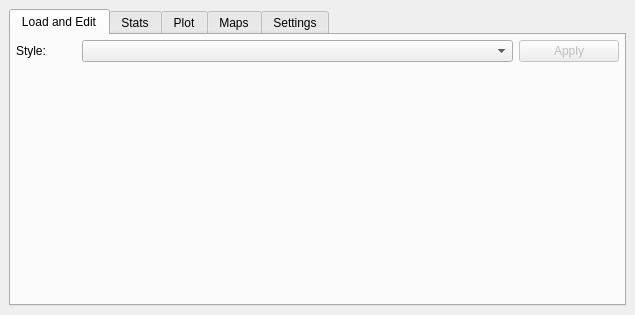
<?xml version="1.0" encoding="UTF-8"?>
<ui version="4.0">
 <class>RadiationToolboxDockWidgetBase</class>
 <widget class="QDockWidget" name="RadiationToolboxDockWidgetBase">
  <property name="geometry">
   <rect>
    <x>0</x>
    <y>0</y>
    <width>635</width>
    <height>315</height>
   </rect>
  </property>
  <property name="minimumSize">
   <size>
    <width>300</width>
    <height>244</height>
   </size>
  </property>
  <property name="maximumSize">
   <size>
    <width>524287</width>
    <height>500</height>
   </size>
  </property>
  <property name="windowTitle">
   <string>Radiation Toolbox (DEV)</string>
  </property>
  <widget class="QWidget" name="dockWidgetContents">
   <layout class="QGridLayout" name="gridLayout">
    <property name="margin">
     <number>9</number>
    </property>
    <item row="1" column="0">
     <widget class="QTabWidget" name="tabWidget">
      <property name="sizePolicy">
       <sizepolicy hsizetype="Expanding" vsizetype="Expanding">
        <horstretch>0</horstretch>
        <verstretch>1</verstretch>
       </sizepolicy>
      </property>
      <property name="currentIndex">
       <number>0</number>
      </property>
      <widget class="QWidget" name="tabLoadEdit">
       <attribute name="title">
        <string>Load and Edit</string>
       </attribute>
       <layout class="QGridLayout" name="gridLayout_2">
        <property name="margin">
         <number>5</number>
        </property>
        <item row="1" column="0">
         <widget class="QLabel" name="styleLabel">
          <property name="maximumSize">
           <size>
            <width>60</width>
            <height>16777215</height>
           </size>
          </property>
          <property name="text">
           <string>Style:</string>
          </property>
         </widget>
        </item>
        <item row="1" column="1">
         <widget class="QComboBox" name="styleBox"/>
        </item>
        <item row="1" column="2">
         <widget class="QPushButton" name="styleButton">
          <property name="enabled">
           <bool>false</bool>
          </property>
          <property name="maximumSize">
           <size>
            <width>100</width>
            <height>16777215</height>
           </size>
          </property>
          <property name="text">
           <string>Apply</string>
          </property>
         </widget>
        </item>
        <item row="0" column="0" colspan="3">
         <layout class="QVBoxLayout" name="toolbarLayout"/>
        </item>
        <item row="2" column="1">
         <spacer name="verticalSpacer">
          <property name="orientation">
           <enum>Qt::Vertical</enum>
          </property>
          <property name="sizeHint" stdset="0">
           <size>
            <width>20</width>
            <height>40</height>
           </size>
          </property>
         </spacer>
        </item>
       </layout>
      </widget>
      <widget class="QWidget" name="tabStats">
       <attribute name="title">
        <string>Stats</string>
       </attribute>
       <layout class="QGridLayout" name="gridLayout_3">
        <property name="margin">
         <number>5</number>
        </property>
        <item row="0" column="0">
         <widget class="QGroupBox" name="groupStats">
          <property name="font">
           <font>
            <weight>50</weight>
            <bold>false</bold>
            <strikeout>false</strikeout>
            <kerning>true</kerning>
           </font>
          </property>
          <property name="styleSheet">
           <string notr="true">QGroupBox {
    border: 1px solid gray;
    border-radius: 3px;
    margin-top: 0.5em;
}

QGroupBox::title {
    subcontrol-origin: margin;
    left: 10px;
    padding: 0 3px 0 3px;
}</string>
          </property>
          <property name="title">
           <string>ADER statistics</string>
          </property>
          <property name="flat">
           <bool>true</bool>
          </property>
          <property name="checkable">
           <bool>false</bool>
          </property>
         </widget>
        </item>
       </layout>
      </widget>
      <widget class="QWidget" name="tabPlot">
       <attribute name="title">
        <string>Plot</string>
       </attribute>
       <layout class="QGridLayout" name="gridLayout_4">
        <property name="margin">
         <number>5</number>
        </property>
        <item row="0" column="0">
         <widget class="QGroupBox" name="groupPlot">
          <property name="styleSheet">
           <string notr="true">QGroupBox {
    border: 1px solid gray;
    border-radius: 3px;
    margin-top: 0.5em;
}

QGroupBox::title {
    subcontrol-origin: margin;
    left: 10px;
    padding: 0 3px 0 3px;
}</string>
          </property>
          <property name="title">
           <string>ADER plot</string>
          </property>
         </widget>
        </item>
       </layout>
      </widget>
      <widget class="QWidget" name="tabMaps">
       <attribute name="title">
        <string>Maps</string>
       </attribute>
       <layout class="QGridLayout" name="gridLayout_6">
        <property name="margin">
         <number>5</number>
        </property>
        <item row="0" column="0">
         <widget class="QGroupBox" name="groupOnlineMaps">
          <property name="styleSheet">
           <string notr="true">QGroupBox {
    border: 1px solid gray;
    border-radius: 3px;
    margin-top: 0.5em;
}

QGroupBox::title {
    subcontrol-origin: margin;
    left: 10px;
    padding: 0 3px 0 3px;
}</string>
          </property>
          <property name="title">
           <string>Online maps</string>
          </property>
          <layout class="QGridLayout" name="gridLayout_8">
           <item row="0" column="2">
            <widget class="QPushButton" name="onlineMapsButton">
             <property name="maximumSize">
              <size>
               <width>100</width>
               <height>16777215</height>
              </size>
             </property>
             <property name="text">
              <string>Add</string>
             </property>
            </widget>
           </item>
           <item row="0" column="1">
            <widget class="QComboBox" name="onlineMapsCombo"/>
           </item>
           <item row="0" column="0">
            <widget class="QLabel" name="onlineMapsLabel">
             <property name="maximumSize">
              <size>
               <width>100</width>
               <height>16777215</height>
              </size>
             </property>
             <property name="text">
              <string>Map:</string>
             </property>
            </widget>
           </item>
          </layout>
         </widget>
        </item>
        <item row="1" column="0">
         <spacer name="verticalSpacer_3">
          <property name="orientation">
           <enum>Qt::Vertical</enum>
          </property>
          <property name="sizeHint" stdset="0">
           <size>
            <width>20</width>
            <height>40</height>
           </size>
          </property>
         </spacer>
        </item>
       </layout>
      </widget>
      <widget class="QWidget" name="tabSettings">
       <attribute name="title">
        <string>Settings</string>
       </attribute>
       <layout class="QGridLayout" name="gridLayout_5">
        <property name="margin">
         <number>5</number>
        </property>
        <item row="1" column="0">
         <widget class="QGroupBox" name="plotGroupBox">
          <property name="styleSheet">
           <string notr="true">QGroupBox {
    border: 1px solid gray;
    border-radius: 3px;
    margin-top: 0.5em;
}

QGroupBox::title {
    subcontrol-origin: margin;
    left: 10px;
    padding: 0 3px 0 3px;
}</string>
          </property>
          <property name="title">
           <string>Plot settings</string>
          </property>
          <layout class="QGridLayout" name="gridLayout_7">
           <item row="0" column="0">
            <layout class="QGridLayout" name="plotGridLayout">
             <item row="0" column="0">
              <widget class="QLabel" name="plotStyleLabel">
               <property name="text">
                <string>Style:</string>
               </property>
              </widget>
             </item>
             <item row="0" column="1">
              <widget class="QComboBox" name="plotStyleCombo">
               <item>
                <property name="text">
                 <string>Lines</string>
                </property>
               </item>
               <item>
                <property name="text">
                 <string>Points</string>
                </property>
               </item>
              </widget>
             </item>
            </layout>
           </item>
          </layout>
         </widget>
        </item>
        <item row="2" column="0">
         <spacer name="verticalSpacer_2">
          <property name="orientation">
           <enum>Qt::Vertical</enum>
          </property>
          <property name="sizeHint" stdset="0">
           <size>
            <width>20</width>
            <height>40</height>
           </size>
          </property>
         </spacer>
        </item>
        <item row="0" column="0">
         <widget class="QGroupBox" name="storageGroupBox">
          <property name="styleSheet">
           <string notr="true">QGroupBox {
    border: 1px solid gray;
    border-radius: 3px;
    margin-top: 0.5em;
}

QGroupBox::title {
    subcontrol-origin: margin;
    left: 10px;
    padding: 0 3px 0 3px;
}</string>
          </property>
          <property name="title">
           <string>Storage settings</string>
          </property>
          <layout class="QHBoxLayout" name="horizontalLayout">
           <item>
            <widget class="QLabel" name="storageLabel">
             <property name="text">
              <string>Format:</string>
             </property>
            </widget>
           </item>
           <item>
            <widget class="QComboBox" name="storageCombo">
             <item>
              <property name="text">
               <string>SQLite</string>
              </property>
             </item>
             <item>
              <property name="text">
               <string>Memory</string>
              </property>
             </item>
            </widget>
           </item>
          </layout>
         </widget>
        </item>
       </layout>
      </widget>
     </widget>
    </item>
   </layout>
  </widget>
  <action name="actionImport">
   <property name="icon">
    <iconset>
     <normaloff>:/plugins/RadiationToolbox/icons/tool_import.png</normaloff>
     <normalon>:/plugins/RadiationToolbox/icons/tool_import.png</normalon>:/plugins/RadiationToolbox/icons/tool_import.png</iconset>
   </property>
   <property name="text">
    <string>Import</string>
   </property>
   <property name="toolTip">
    <string>Import radiation data</string>
   </property>
   <property name="shortcut">
    <string>Ctrl+I</string>
   </property>
  </action>
  <action name="actionSave">
   <property name="icon">
    <iconset>
     <normaloff>:/plugins/RadiationToolbox/icons/tool_save.png</normaloff>:/plugins/RadiationToolbox/icons/tool_save.png</iconset>
   </property>
   <property name="text">
    <string>Save</string>
   </property>
   <property name="toolTip">
    <string>Save layer into new file</string>
   </property>
   <property name="shortcut">
    <string>Ctrl+S</string>
   </property>
  </action>
  <action name="actionSelect">
   <property name="icon">
    <iconset>
     <normaloff>:/plugins/RadiationToolbox/icons/tool_cut.png</normaloff>:/plugins/RadiationToolbox/icons/tool_cut.png</iconset>
   </property>
   <property name="text">
    <string>Select</string>
   </property>
   <property name="toolTip">
    <string>Select features to cut</string>
   </property>
  </action>
  <action name="actionDeselect">
   <property name="icon">
    <iconset>
     <normaloff>:/plugins/RadiationToolbox/icons/tool_cut_deselect.png</normaloff>:/plugins/RadiationToolbox/icons/tool_cut_deselect.png</iconset>
   </property>
   <property name="text">
    <string>Deselect</string>
   </property>
   <property name="toolTip">
    <string>Deselect features</string>
   </property>
  </action>
  <action name="actionDelete">
   <property name="icon">
    <iconset>
     <normaloff>:/plugins/RadiationToolbox/icons/tool_delete.png</normaloff>:/plugins/RadiationToolbox/icons/tool_delete.png</iconset>
   </property>
   <property name="text">
    <string>Delete</string>
   </property>
   <property name="toolTip">
    <string>Delete selected features</string>
   </property>
  </action>
 </widget>
 <resources/>
 <connections/>
</ui>
